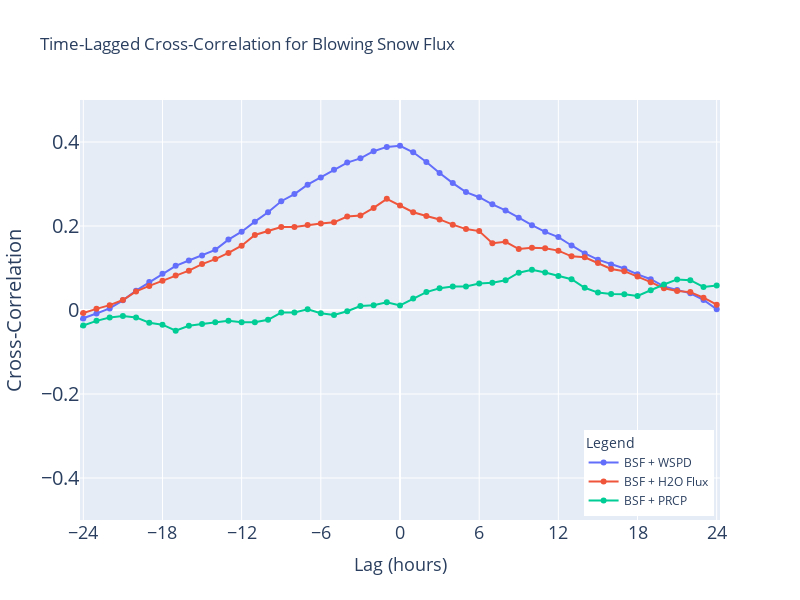

Notebook code cell kept with this figure:
### Markdown cell above
#### Cross-correlation of prcp, wspd, BSF

### Code cell
# Calculate cross-correlation
lags_bsf_wspd, cross_corr_bsf_wspd = lagged_cross_corr(combined_sos_sail_df, 24, 'bsf', 'spd_10m_uw', binary=False)
lags_bsf_h2o, cross_corr_bsf_h2o = lagged_cross_corr(combined_sos_sail_df, 24, 'bsf', 'w_h2o__5m_c', binary=False)
lags_bsf_prcp, cross_corr_bsf_prcp = lagged_cross_corr(combined_sos_sail_df, 24, 'bsf', 'precip_binary', binary=True)

# Create plot
fig = go.Figure()
fig.add_trace(go.Scatter(x=lags_bsf_wspd, y=cross_corr_bsf_wspd, mode='lines+markers', name='BSF + WSPD'))
fig.add_trace(go.Scatter(x=lags_bsf_h2o, y=cross_corr_bsf_h2o, mode='lines+markers', name='BSF + H2O Flux'))
fig.add_trace(go.Scatter(x=lags_bsf_prcp, y=cross_corr_bsf_prcp, mode='lines+markers', name='BSF + PRCP'))

fig.update_layout(
    title='Time-Lagged Cross-Correlation for Blowing Snow Flux' ,
    xaxis_title='Lag (hours)',
    yaxis_title='Cross-Correlation',
    xaxis=dict(range=[-24.25, 24.25],
               tickmode='linear',
               dtick=6,
               tickfont=dict(size=18)),
    yaxis=dict(range=[-0.5, 0.5], tickfont=dict(size=20)),
    width=800,
    height=600
)
# increase yaxis font label size
fig.update_yaxes(title_font=dict(size=20))
fig.update_xaxes(title_font=dict(size=18),
                # show every 6th tick on the x-axis
                )
# update legend with title and font size
fig.update_layout(legend_title_text='Legend', 
                legend=dict(
                             yanchor="bottom",
                             y=0.01,
                             xanchor="right",
                             x=0.99
                            ))

fig.show()

### Figure 1 — Plotly figure (JSON) as saved in the notebook; plotly's stock layout.template omitted (floating-point values rounded to 4 significant figures)
{"data": [{"mode": "lines+markers", "name": "BSF + WSPD", "type": "scatter", "x": [-25, -24, -23, -22, -21, -20, -19, -18, -17, -16, -15, -14, -13, -12, -11, -10, -9, -8, -7, -6, -5, -4, -3, -2, -1, 0, 1, 2, 3, 4, 5, 6, 7, 8, 9, 10, 11, 12, 13, 14, 15, 16, 17, 18, 19, 20, 21, 22, 23, 24], "y": [-0.03087, -0.02, -0.008228, 0.003831, 0.02309, 0.04611, 0.06642, 0.08659, 0.1051, 0.1178, 0.1296, 0.1432, 0.1676, 0.1864, 0.2104, 0.2329, 0.259, 0.2759, 0.2983, 0.3154, 0.3338, 0.3509, 0.3611, 0.3781, 0.3883, 0.391, 0.3756, 0.3526, 0.3262, 0.3021, 0.2808, 0.2685, 0.2515, 0.2372, 0.2198, 0.2019, 0.1862, 0.1736, 0.1536, 0.1347, 0.1199, 0.1086, 0.09871, 0.08496, 0.07323, 0.05612, 0.04744, 0.03971, 0.02396, 0.001832]}, {"mode": "lines+markers", "name": "BSF + H2O Flux", "type": "scatter", "x": [-25, -24, -23, -22, -21, -20, -19, -18, -17, -16, -15, -14, -13, -12, -11, -10, -9, -8, -7, -6, -5, -4, -3, -2, -1, 0, 1, 2, 3, 4, 5, 6, 7, 8, 9, 10, 11, 12, 13, 14, 15, 16, 17, 18, 19, 20, 21, 22, 23, 24], "y": [-0.0122, -0.007244, 0.002686, 0.01153, 0.02374, 0.04428, 0.05737, 0.06957, 0.08203, 0.09359, 0.1094, 0.1213, 0.1358, 0.153, 0.1788, 0.1878, 0.1975, 0.1976, 0.2022, 0.2062, 0.2087, 0.2224, 0.2247, 0.243, 0.2647, 0.2486, 0.2328, 0.2239, 0.2156, 0.2032, 0.1927, 0.1879, 0.1588, 0.1623, 0.145, 0.148, 0.1471, 0.1413, 0.1278, 0.1254, 0.1121, 0.09757, 0.09247, 0.07989, 0.06632, 0.05166, 0.04548, 0.04257, 0.02924, 0.01254]}, {"mode": "lines+markers", "name": "BSF + PRCP", "type": "scatter", "x": [-25, -24, -23, -22, -21, -20, -19, -18, -17, -16, -15, -14, -13, -12, -11, -10, -9, -8, -7, -6, -5, -4, -3, -2, -1, 0, 1, 2, 3, 4, 5, 6, 7, 8, 9, 10, 11, 12, 13, 14, 15, 16, 17, 18, 19, 20, 21, 22, 23, 24], "y": [-0.04555, -0.03699, -0.02587, -0.01783, -0.01448, -0.01768, -0.03047, -0.03489, -0.04914, -0.03765, -0.0336, -0.02903, -0.02542, -0.02941, -0.02913, -0.02342, -0.006074, -0.006095, 0.001514, -0.007498, -0.01168, -0.00291, 0.009613, 0.01145, 0.01851, 0.01069, 0.02763, 0.0426, 0.05193, 0.05618, 0.05608, 0.06313, 0.06471, 0.0707, 0.08883, 0.0959, 0.0892, 0.08123, 0.07342, 0.05289, 0.0415, 0.03833, 0.03745, 0.03328, 0.04715, 0.06062, 0.07289, 0.07095, 0.0548, 0.05845]}], "layout": {"height": 600, "legend": {"title": {"text": "Legend"}, "x": 0.99, "xanchor": "right", "y": 0.01, "yanchor": "bottom"}, "title": {"text": "Time-Lagged Cross-Correlation for Blowing Snow Flux"}, "width": 800, "xaxis": {"dtick": 6, "range": [-24.25, 24.25], "tickfont": {"size": 18}, "tickmode": "linear", "title": {"font": {"size": 18}, "text": "Lag (hours)"}}, "yaxis": {"range": [-0.5, 0.5], "tickfont": {"size": 20}, "title": {"font": {"size": 20}, "text": "Cross-Correlation"}}}}
